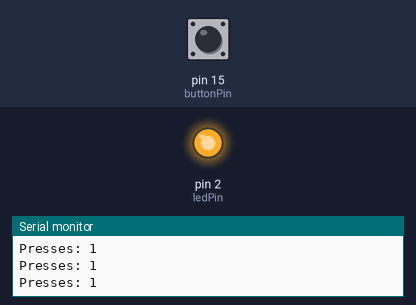
A sketch run on a simulated Arduino Uno, built with avr-gcc and run on an emulated ATmega328P. Shown: output pins drawn as LEDs (lit = HIGH), the last lines printed to the serial monitor. Inputs (shaded band) come from the test bench; at power-on: pin 15 (buttonPin) HIGH.

Above: at 1.2 s.
1.3 s: pin 15 (buttonPin) pulled LOW for 0.15 s
At 1.37 s:
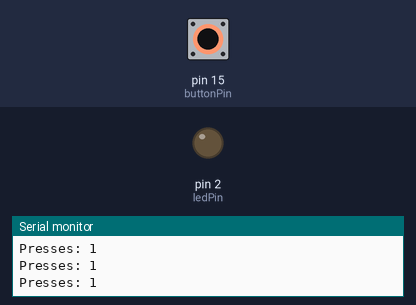
2.9 s: pin 15 (buttonPin) pulled LOW for 3.2 s
At 7.1 s:
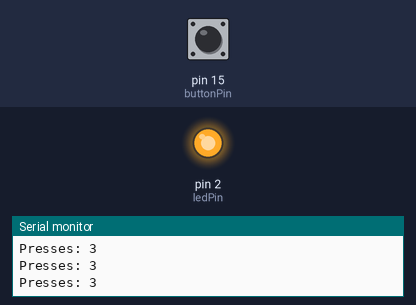
Timing chart, 0 to 8.6 s (numbered marks = the images above; inputs shaded):
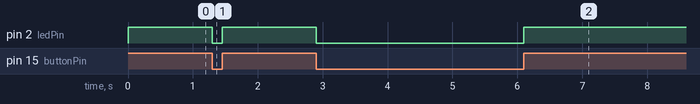

Measured:
- after the input at 1.3 s, pin 2 (ledPin): HIGH → LOW at once, → HIGH 0.15 s later
- after the input at 2.9 s, pin 2 (ledPin): HIGH → LOW at once, → HIGH 3.2 s later

The sketch:

loop_debounce_example.ino
```cpp
const int buttonPin = 15;
const int ledPin = 2;

int ledState = HIGH;        // the current state of the output pin
int buttonState;            // the current reading from the input pin
int lastButtonState = LOW;  // the previous reading from the input pin
int presses;

unsigned long lastDebounceTime = 0;  // the last time the output pin was toggled
unsigned long debounceDelay = 50;    // the debounce time; increase if the output flickers
unsigned long lastPrint;

void setup() {
  Serial.begin(115200);
  Serial.println("Hello World");

  pinMode(buttonPin, INPUT_PULLUP);
  pinMode(ledPin, OUTPUT);

  digitalWrite(ledPin, ledState);
}

void checkPress() {
  int reading = digitalRead(buttonPin);
  if (reading != lastButtonState) {
    lastDebounceTime = millis();
  }

  if ((millis() - lastDebounceTime) > debounceDelay) {
    if (reading != buttonState) {
      buttonState = reading;

      if (buttonState == HIGH) {
        presses++;
      }
    }
  }
  lastButtonState = reading;
}

void loop() {
  checkPress();
  digitalWrite(ledPin, digitalRead(buttonPin));
  if (millis() - lastPrint > 100) {
    lastPrint = millis();
    Serial.print("Presses: ");
    Serial.println(presses);
  }
}
```
